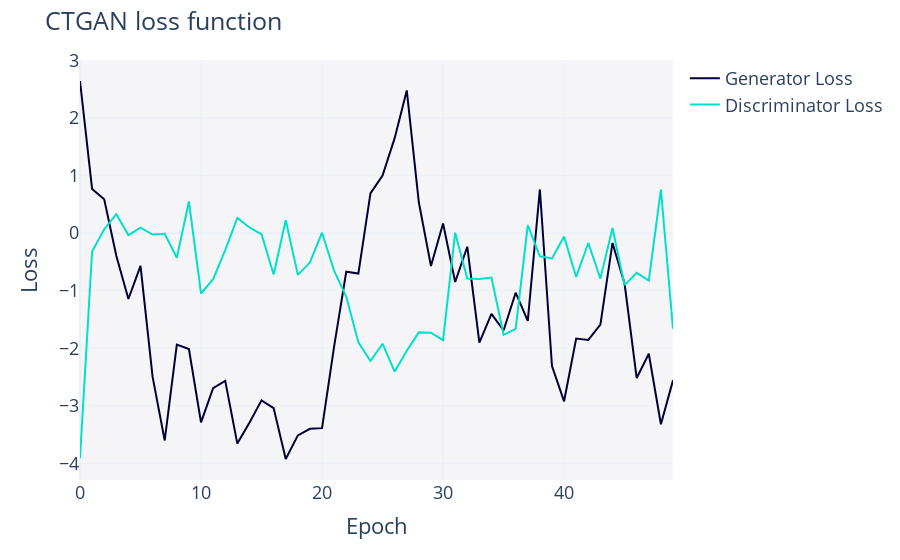

Write notebook code for a chart like this one.
### Code cell
fig2 = ctgan2.get_loss_values_plot()
fig2

### Figure 1 — Plotly figure (JSON) as saved in the notebook; plotly's stock layout.template omitted (floating-point values rounded to 4 significant figures)
{"data": [{"hovertemplate": "variable=Generator Loss<br>Epoch=%{x}<br>value=%{y}<extra></extra>", "legendgroup": "Generator Loss", "line": {"color": "#000036", "dash": "solid"}, "marker": {"symbol": "circle"}, "mode": "lines", "name": "Generator Loss", "orientation": "v", "showlegend": true, "type": "scatter", "x": [0, 1, 2, 3, 4, 5, 6, 7, 8, 9, 10, 11, 12, 13, 14, 15, 16, 17, 18, 19, 20, 21, 22, 23, 24, 25, 26, 27, 28, 29, 30, 31, 32, 33, 34, 35, 36, 37, 38, 39, 40, 41, 42, 43, 44, 45, 46, 47, 48, 49], "xaxis": "x", "y": [2.645, 0.7688, 0.5899, -0.3934, -1.145, -0.5688, -2.499, -3.604, -1.938, -2.013, -3.289, -2.694, -2.568, -3.659, -3.295, -2.906, -3.041, -3.926, -3.515, -3.401, -3.39, -1.967, -0.6712, -0.7031, 0.6905, 1.002, 1.652, 2.481, 0.5324, -0.5719, 0.1691, -0.8488, -0.2361, -1.903, -1.405, -1.693, -1.036, -1.524, 0.7597, -2.312, -2.923, -1.834, -1.856, -1.591, -0.17, -0.881, -2.519, -2.097, -3.322, -2.559], "yaxis": "y"}, {"hovertemplate": "variable=Discriminator Loss<br>Epoch=%{x}<br>value=%{y}<extra></extra>", "legendgroup": "Discriminator Loss", "line": {"color": "#01E0C9", "dash": "solid"}, "marker": {"symbol": "circle"}, "mode": "lines", "name": "Discriminator Loss", "orientation": "v", "showlegend": true, "type": "scatter", "x": [0, 1, 2, 3, 4, 5, 6, 7, 8, 9, 10, 11, 12, 13, 14, 15, 16, 17, 18, 19, 20, 21, 22, 23, 24, 25, 26, 27, 28, 29, 30, 31, 32, 33, 34, 35, 36, 37, 38, 39, 40, 41, 42, 43, 44, 45, 46, 47, 48, 49], "xaxis": "x", "y": [-3.913, -0.3199, 0.06798, 0.3296, -0.03262, 0.09402, -0.02449, -0.009756, -0.4277, 0.5502, -1.049, -0.8014, -0.2934, 0.2654, 0.09751, -0.01949, -0.7174, 0.225, -0.7257, -0.5094, 0.007444, -0.6566, -1.103, -1.897, -2.222, -1.922, -2.407, -2.045, -1.725, -1.729, -1.861, 0.007827, -0.7873, -0.7968, -0.7709, -1.767, -1.666, 0.1387, -0.4027, -0.4398, -0.06003, -0.7609, -0.1716, -0.7908, 0.09061, -0.9029, -0.6906, -0.8251, 0.7589, -1.663], "yaxis": "y"}], "layout": {"font": {"size": 18}, "legend": {"orientation": "v", "title": {"text": ""}, "tracegroupgap": 0}, "margin": {"t": 60}, "plot_bgcolor": "#F5F5F8", "title": {"text": "CTGAN loss function"}, "xaxis": {"anchor": "y", "domain": [0, 1], "title": {"text": "Epoch"}}, "yaxis": {"anchor": "x", "domain": [0, 1], "title": {"text": "Loss"}}}}
